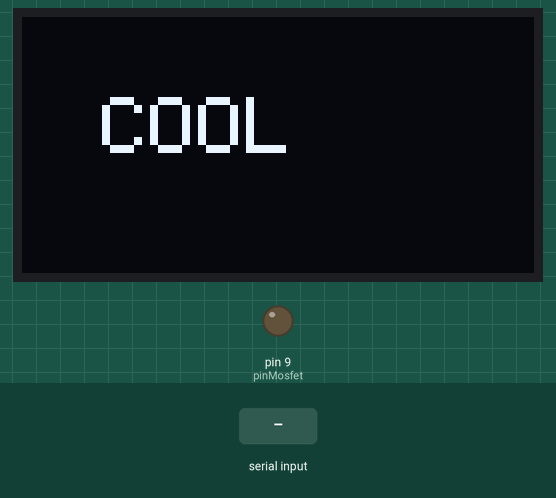
Simulated run of this sketch. Board: Arduino Uno, built with avr-gcc and run on an emulated ATmega328P. Parts: 128×64 one-colour display, output pins drawn as LEDs (lit = HIGH). Inputs (shaded band) come from the test bench.

Above: at 3.2 s.
3.3 s: "90,45\n" received over Serial
At 3.7 s:
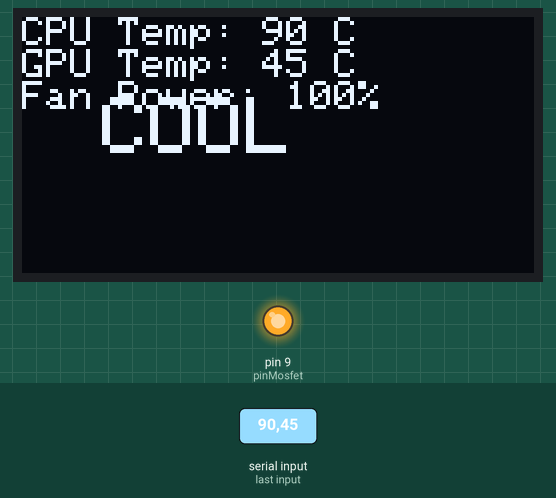
4.8 s: "30,150\n" received over Serial
At 6.0 s:
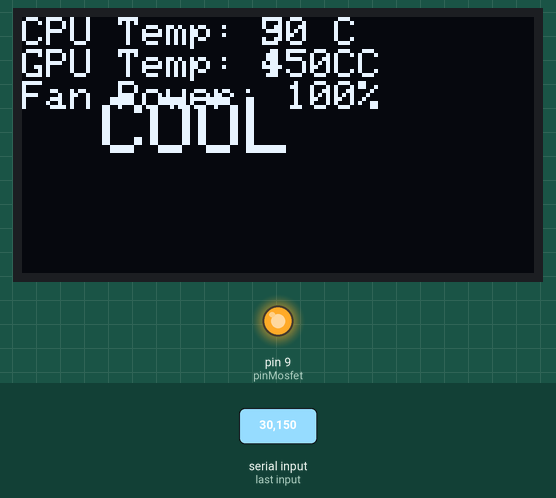
Timing chart, 0 to 7.8 s (numbered marks = the images above; inputs shaded):
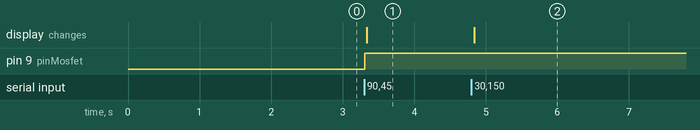

Measured:
- after the input at 3.3 s, pin 9 (pinMosfet): LOW → HIGH at once; the display: changes at once (image 1)
- after the input at 4.8 s, the display: changes at once (image 2)

The sketch:

coding_cooling_pad.ino
```cpp
#include <Wire.h>
#include <Adafruit_GFX.h>
#include <Adafruit_SSD1306.h>

#define SCREEN_WIDTH 128
#define SCREEN_HEIGHT 64
Adafruit_SSD1306 display(SCREEN_WIDTH, SCREEN_HEIGHT, &Wire, -1);

const int pinMosfet = 9;

void setup() {
  Serial.begin(9600);
  Serial.setTimeout(50);
  pinMode(pinMosfet, OUTPUT);


  if(display.begin(SSD1306_SWITCHCAPVCC, 0x3C)) {
    display.clearDisplay();
    display.setTextSize(2);
    display.setTextColor(WHITE);
    display.setCursor(20, 20);
    display.println("COOL");
    display.display();
    delay(2000);
  }
}

void loop() {
  if (Serial.available() > 0) {
    String data = Serial.readStringUntil('\n');
    int komaIndex = data.indexOf(',');

    if (komaIndex > 0) {
      int tCPU = data.substring(0, komaIndex).toInt();
      int tGPU = data.substring(komaIndex + 1).toInt();
      int suhuMax = max(tCPU, tGPU);


      int pwm = map(constrain(suhuMax, 50, 80), 50, 80, 0, 255);
      analogWrite(pinMosfet, pwm);


      display.setTextSize(1);
      display.setTextColor(WHITE);
      display.setCursor(0,0);
      display.print("CPU Temp: "); display.print(tCPU); display.println(" C");
      display.print("GPU Temp: "); display.print(tGPU); display.println(" C");
      display.print("Fan Power: "); display.print(map(pwm, 0, 255, 0, 100)); display.println("%");
      display.display();
    }
  }
}
```
